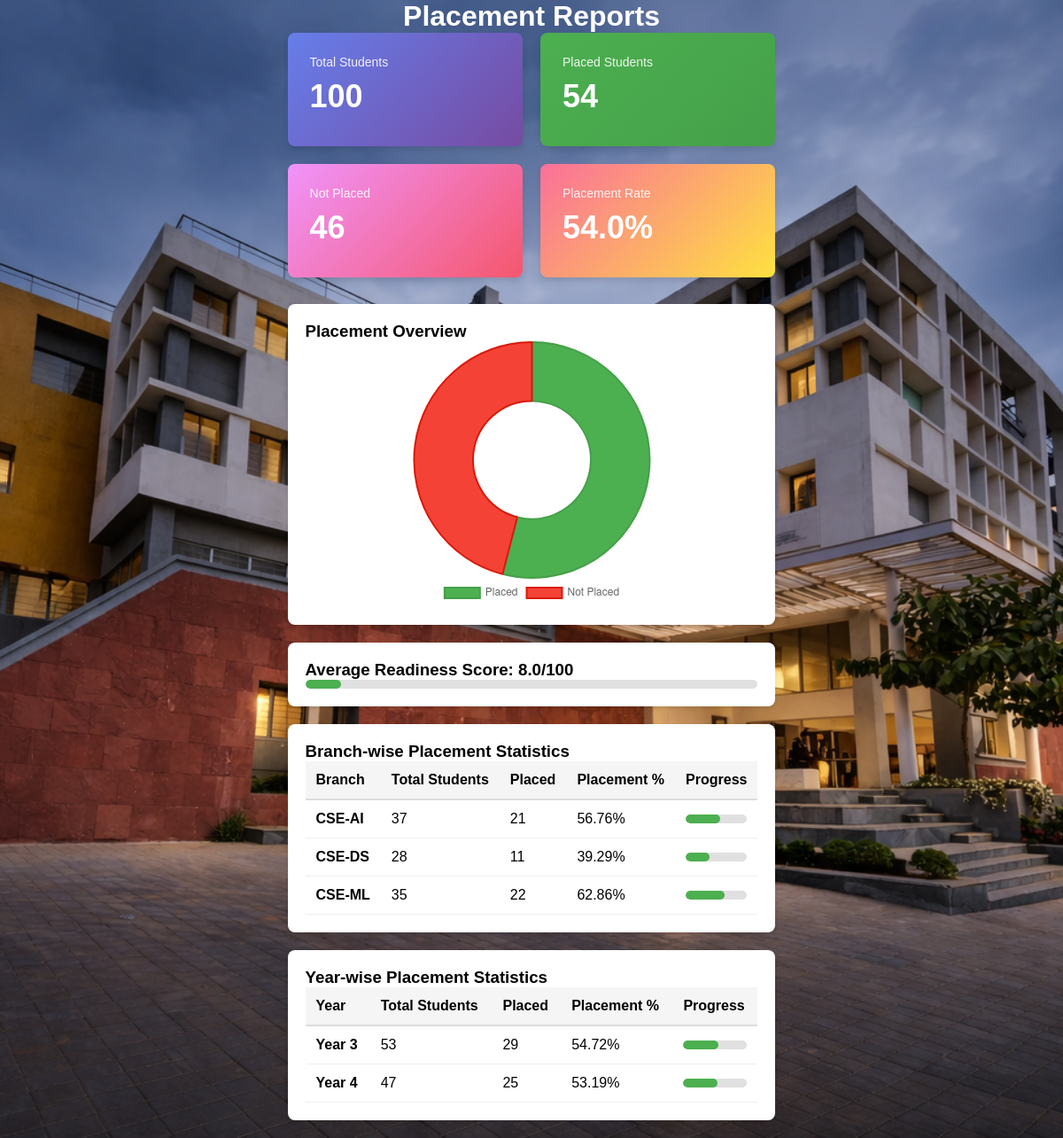
The page /reports/ on the database its author committed.
### accounts/models.py (models this page shows, shortened)
class Student(models.Model):
    user = models.OneToOneField(User, on_delete=models.CASCADE)
    branch = models.CharField(max_length=100)
    year = models.IntegerField()
    cgpa = models.FloatField()
    skills = models.IntegerField(default=0)
    academics = models.IntegerField(default=0)
    practice = models.IntegerField(default=0)
    projects = models.IntegerField(default=0)
    aptitude = models.IntegerField(default=0)
    achievements = models.TextField(blank=True, null=True)
    placed = models.BooleanField(default=False)
    company = models.CharField(max_length=100, blank=True, null=True)
    applied_companies = models.TextField(blank=True, null=True)
    role = models.CharField(max_length=100, blank=True, null=True)  # store as comma-separated

### accounts/views.py (the view)
# urls.py: path('reports/', views.reports_list, name='reports_list'),
def reports_list(request):
    students = Student.objects.all()
    total_students = students.count()
    placed_students = students.filter(placed=True).count()
    not_placed = total_students - placed_students
    placement_percentage = round((placed_students / total_students * 100) if total_students > 0 else 0, 2)
    branches = {}
    for student in students:
        if student.branch not in branches:
            branches[student.branch] = {'total': 0, 'placed': 0}
        branches[student.branch]['total'] += 1
        if student.placed:
            branches[student.branch]['placed'] += 1
    branch_stats = [
        {
            'name': branch,
            'total': data['total'],
            'placed': data['placed'],
            'percentage': round((data['placed'] / data['total'] * 100) if data['total'] > 0 else 0, 2)
        }
        for branch, data in sorted(branches.items())
    ]
    years = {}
    for student in students:
        if student.year not in years:
            years[student.year] = {'total': 0, 'placed': 0}
        years[student.year]['total'] += 1
        if student.placed:
            years[student.year]['placed'] += 1
    year_stats = [
        {
            'year': year,
            'total': data['total'],
            'placed': data['placed'],
            'percentage': round((data['placed'] / data['total'] * 100) if data['total'] > 0 else 0, 2)
        }
        for year, data in sorted(years.items())
    ]
    avg_readiness = calculate_average_readiness(students)
    context = {
        'total_students': total_students,
        'placed_students': placed_students,
        'not_placed': not_placed,
        'placement_percentage': placement_percentage,
        'branch_stats': branch_stats,
        'year_stats': year_stats,
        'avg_readiness': avg_readiness,
    }
    return render(request, 'reports.html', context)

### accounts/scoring.py (called while the page is built)
def calculate_readiness_score(student: Student, target_role: Optional[str] = None) -> float:
    weights = ROLE_WEIGHTS.get(target_role, DEFAULT_WEIGHTS)
    score = (
        student.skills * weights['skills'] +
        student.academics * weights['academics'] +
        student.practice * weights['practice'] +
        student.projects * weights['projects'] +
        student.aptitude * weights['aptitude']
    )
    return round(score, 2)

def calculate_average_readiness(students, target_role: Optional[str] = None) -> float:
    if not students:
        return 0.0
    total_score = 0
    for student in students:
        total_score += calculate_readiness_score(student, target_role)
    return round(total_score / len(students), 2)

### templates/reports.html (shortened to what this page needs)
{% load static %}
<!DOCTYPE html>
<html lang="en">
<head>
    <link rel="stylesheet" href="{% static 'css/styles.css' %}">
</head>
<body>
    <div class="container">
        <h1>Placement Reports</h1>
        <div class="stats-grid">
            <div class="stat-card blue">
                <div class="stat-label">Total Students</div>
                <div class="stat-number">{{ total_students }}</div>
            </div>
            <div class="stat-card green">
                <div class="stat-label">Placed Students</div>
                <div class="stat-number">{{ placed_students }}</div>
            </div>
            <div class="stat-card red">
                <div class="stat-label">Not Placed</div>
                <div class="stat-number">{{ not_placed }}</div>
            </div>
            <div class="stat-card orange">
                <div class="stat-label">Placement Rate</div>
                <div class="stat-number">{{ placement_percentage }}%</div>
            </div>
        </div>
        <div class="chart-container">
            <h3>Placement Overview</h3>
            <canvas id="overviewChart" style="max-height: 300px;"></canvas>
        </div>
        <div class="chart-container">
            <h3>Average Readiness Score: {{ avg_readiness }}/100</h3>
            <div class="progress-bar">
                <div class="progress-fill" style="width: {{ avg_readiness }}%;"></div>
            </div>
        </div>
        <div class="table-container">
            <h3>Branch-wise Placement Statistics</h3>
            <table>
                <thead>
                    <tr>
                        <th>Branch</th>
                        <th>Total Students</th>
                        <th>Placed</th>
                        <th>Placement %</th>
                        <th>Progress</th>
                    </tr>
                </thead>
                <tbody>
                    {% for stat in branch_stats %}
                    <tr>
                        <td><strong>{{ stat.name }}</strong></td>
                        <td>{{ stat.total }}</td>
                        <td>{{ stat.placed }}</td>
                        <td>{{ stat.percentage }}%</td>
                        <td>
                            <div class="progress-bar">
                                <div class="progress-fill" style="width: {{ stat.percentage }}%;"></div>
                            </div>
                        </td>
                    </tr>
                    {% endfor %}
                </tbody>
            </table>
        </div>
        <div class="table-container">
            <h3>Year-wise Placement Statistics</h3>
            <table>
                <thead>
                    <tr>
                        <th>Year</th>
                        <th>Total Students</th>
                        <th>Placed</th>
                        <th>Placement %</th>
                        <th>Progress</th>
                    </tr>
                </thead>
                <tbody>
                    {% for stat in year_stats %}
                    <tr>
                        <td><strong>Year {{ stat.year }}</strong></td>
                        <td>{{ stat.total }}</td>
                        <td>{{ stat.placed }}</td>
                        <td>{{ stat.percentage }}%</td>
                        <td>
                            <div class="progress-bar">
                                <div class="progress-fill" style="width: {{ stat.percentage }}%;"></div>
                            </div>
                        </td>
                    </tr>
                    {% endfor %}
                </tbody>
            </table>
        </div>
    </div>
    <script>
        const ctx = document.getElementById('overviewChart');
        new Chart(ctx, {
            type: 'doughnut',
            data: {
                labels: ['Placed', 'Not Placed'],
                datasets: [{
                    data: [{{ placed_students }}, {{ not_placed }}],
                    backgroundColor: ['#4CAF50', '#F44336'],
                    borderColor: ['#45a049', '#da190b'],
                    borderWidth: 2
                }]
            },
            options: {
                responsive: true,
                plugins: {
                    legend: {
                        display: true,
                        position: 'bottom'
                    }
                }
            }
        });
    </script>
</body>
</html>

### static/css/styles.css (style rules this page uses)
* { margin: 0; padding: 0; box-sizing: border-box; font-family: Arial, sans-serif; }
body { display: flex; justify-content: center; align-items: center; min-height: 100vh; background-image: url('/static/images/coplog.png'); background-size: cover; background-position: center; }
h1 { color: white; text-align: center; }

### templates/reports.html (style rules this page uses)
.stats-grid { display: grid; grid-template-columns: repeat(auto-fit, minmax(250px, 1fr)); gap: 20px; margin-bottom: 30px; }
.stat-card { background: linear-gradient(135deg, #667eea 0%, #764ba2 100%); color: white; padding: 25px; border-radius: 8px; box-shadow: 0 4px 6px rgba(0,0,0,0.1); }
.stat-card.blue { background: linear-gradient(135deg, #667eea 0%, #764ba2 100%); }
.stat-card.green { background: linear-gradient(135deg, #4CAF50 0%, #45a049 100%); }
.stat-card.red { background: linear-gradient(135deg, #f093fb 0%, #f5576c 100%); }
.stat-card.orange { background: linear-gradient(135deg, #fa709a 0%, #fee140 100%); }
.stat-number { font-size: 36px; font-weight: bold; margin: 10px 0; }
.stat-label { font-size: 14px; opacity: 0.9; }
.chart-container { background: white; padding: 20px; border-radius: 8px; margin-bottom: 20px; box-shadow: 0 2px 4px rgba(0,0,0,0.1); }
.table-container { background: white; padding: 20px; border-radius: 8px; margin-bottom: 20px; box-shadow: 0 2px 4px rgba(0,0,0,0.1); overflow-x: auto; }
table { width: 100%; border-collapse: collapse; }
table th { background: #f5f5f5; padding: 12px; text-align: left; font-weight: bold; border-bottom: 2px solid #ddd; }
table td { padding: 12px; border-bottom: 1px solid #eee; }
.progress-bar { background: #e0e0e0; border-radius: 10px; height: 10px; overflow: hidden; }
.progress-fill { height: 100%; background: #4CAF50; border-radius: 10px; }

### rows shown on the page
Student: name "CSE-AI"
Student: name "CSE-DS"
Student: name "CSE-ML"

### other values the page prints
{{ total_students }} "100"
{{ placed_students }} "54"
{{ not_placed }} "46"
{{ placement_percentage }} "54.0"
{{ avg_readiness }} "8.0"
{{ stat.total }} "37" "28" "35"
{{ stat.placed }} "21" "11" "22"
{{ stat.percentage }} "56.76" "39.29" "62.86"
{{ stat.year }} "3" "4"
{{ stat.total }} "53" "47"
{{ stat.placed }} "29" "25"
{{ stat.percentage }} "54.72" "53.19"
chart data {{ placed_students }} 54
chart data {{ not_placed }} 46
